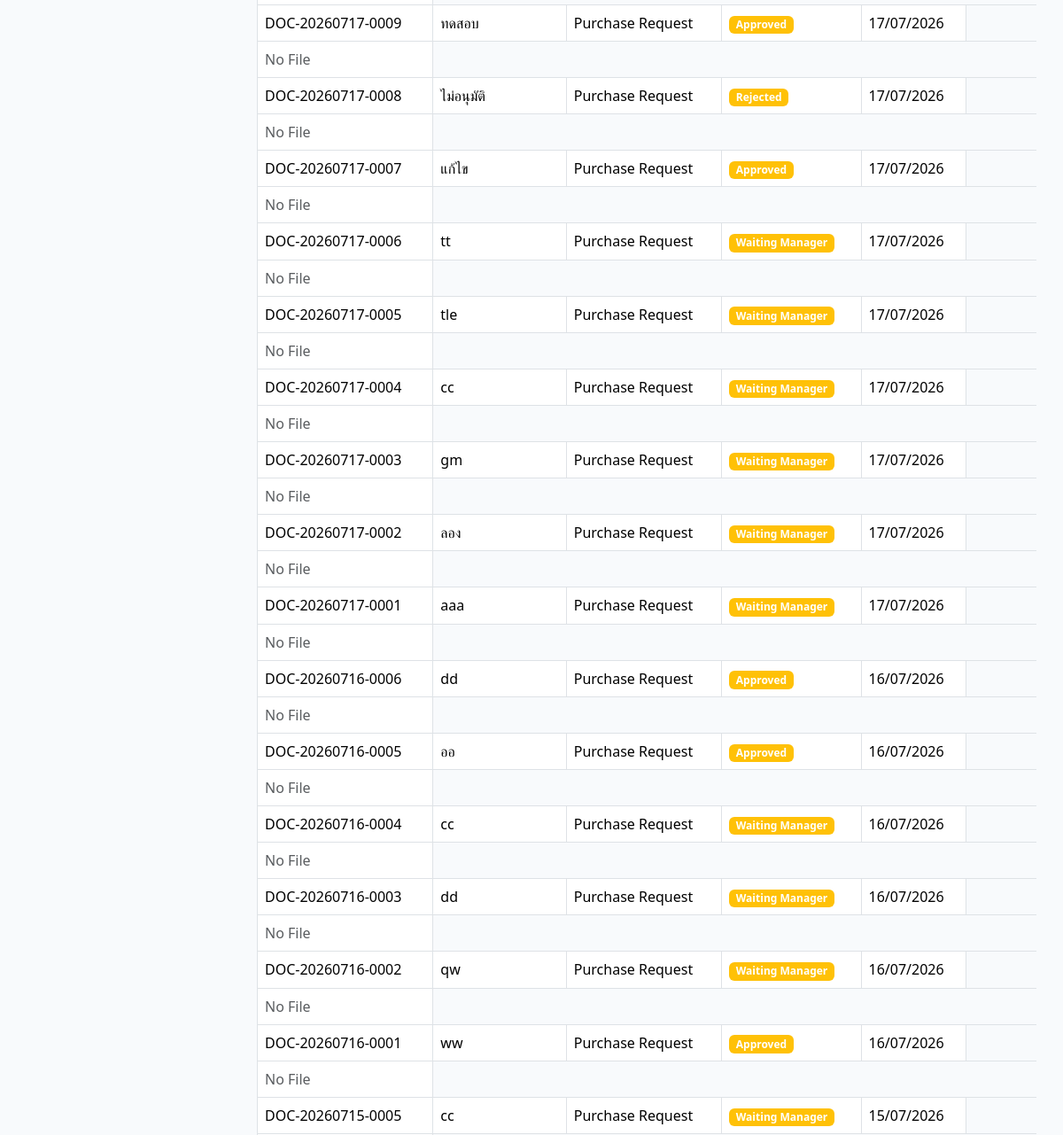
The page /documents (signed in, middle part) on the database as committed earlier.
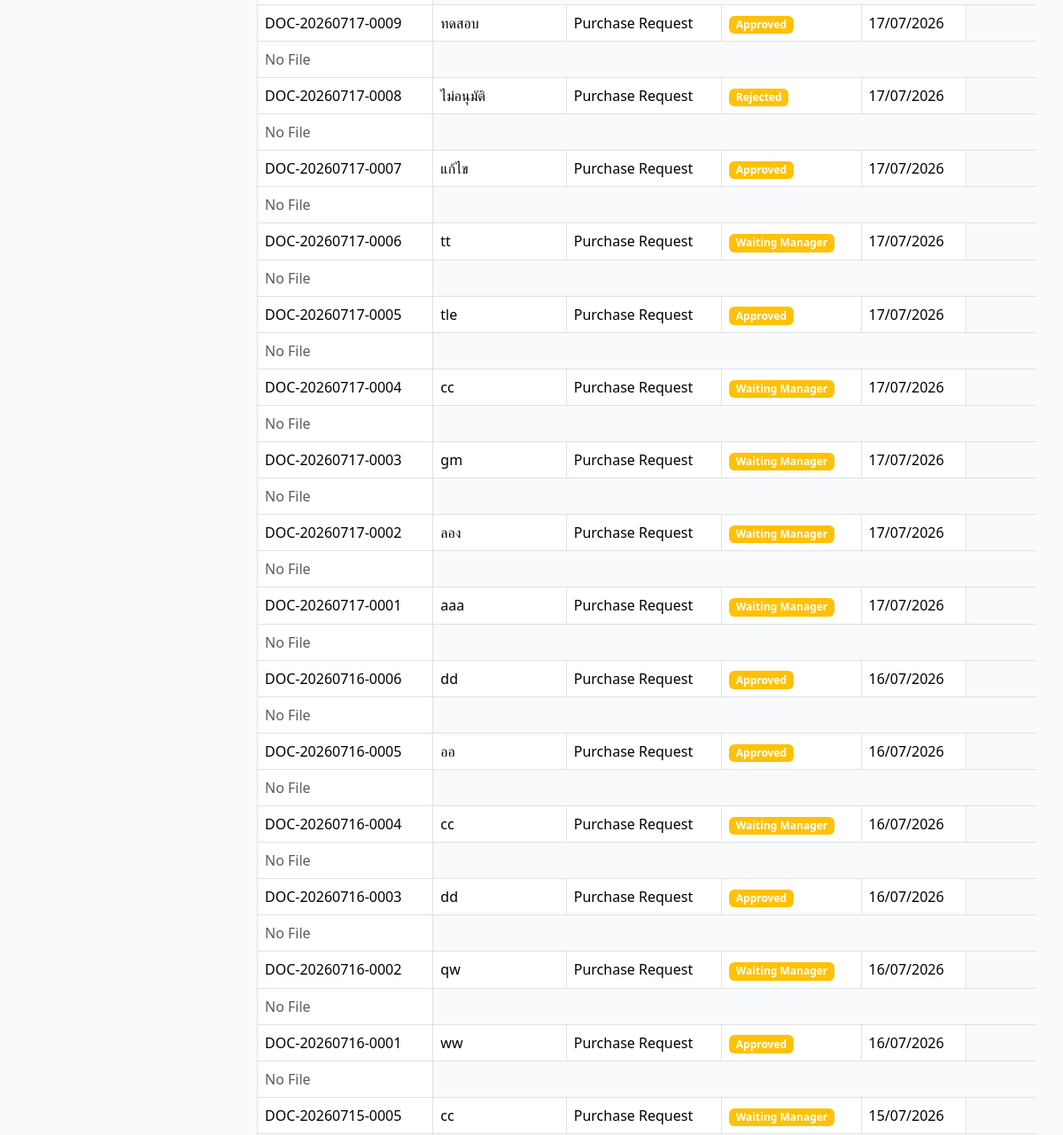
The same page on the database as committed later.
### models/document.py (models this page shows)
class Document(db.Model):
    __tablename__ = "documents"
    id = db.Column(db.Integer, primary_key=True)
    document_no = db.Column(db.String(30), unique=True, nullable=False)
    title = db.Column(db.String(255), nullable=False)
    document_type = db.Column(db.String(100), nullable=False)
    description = db.Column(db.Text)
    file_name = db.Column(db.String(255))
    status = db.Column(db.String(50), default="Waiting Manager")
    created_by = db.Column(db.String(20))
    current_approver = db.Column(db.String(20))
    created_at = db.Column(db.DateTime, default=datetime.utcnow)
    approval_steps = db.relationship(
        "ApprovalStep",
        backref="document",
        lazy=True,
        cascade="all, delete-orphan",
        order_by="ApprovalStep.sequence"
    )

### routes/document.py (the view)
@document_bp.route("/documents")
@login_required
def document_list():
    if current_user.role == "Admin":
        documents = Document.query.order_by(
            Document.created_at.desc()
        ).all()
    else:
        documents = Document.query.filter_by(
            created_by=current_user.employee_id
        ).order_by(
            Document.created_at.desc()
        ).all()
    return render_template(
        "documents/list.html",
        documents=documents
    )

### app.py (called while the page is built)
@login_manager.user_loader
def load_user(user_id):
    return User.query.get(int(user_id))

### templates/documents/list.html (shortened to what this page needs)
{% extends 'layout/base.html' %}
{% block content %}
<table class="table table-bordered table-hover">
    <tbody>
        {% for doc in documents %}
        <tr>
            <td>{{ doc.document_no }}</td>
            <td>{{ doc.title }}</td>
            <td>{{ doc.document_type }}</td>
            <td>
                <span class="badge bg-warning">
                    {{ doc.status }}
                </span>
            </td>
            <td>
                {{ doc.created_at.strftime('%d/%m/%Y') }}
            </td>
        </tr>
        <td>
            {% if doc.file_name %}
            <a href="/documents/view/{{ doc.file_name }}" target="_blank" class="btn btn-sm btn-primary">
                <i class="bi bi-eye"></i>
                View
            </a>
            {% else %}
            <span class="text-muted">
                No File
            </span>
            {% endif %}
        </td>
        {% endfor %}
    </tbody>
</table>
{% endblock %}

Rows that differ between the two databases and show on the page:
changed Document "DOC-20260717-0005": status "Waiting Manager" → "Approved"
changed Document "DOC-20260716-0003": status "Waiting Manager" → "Approved"
